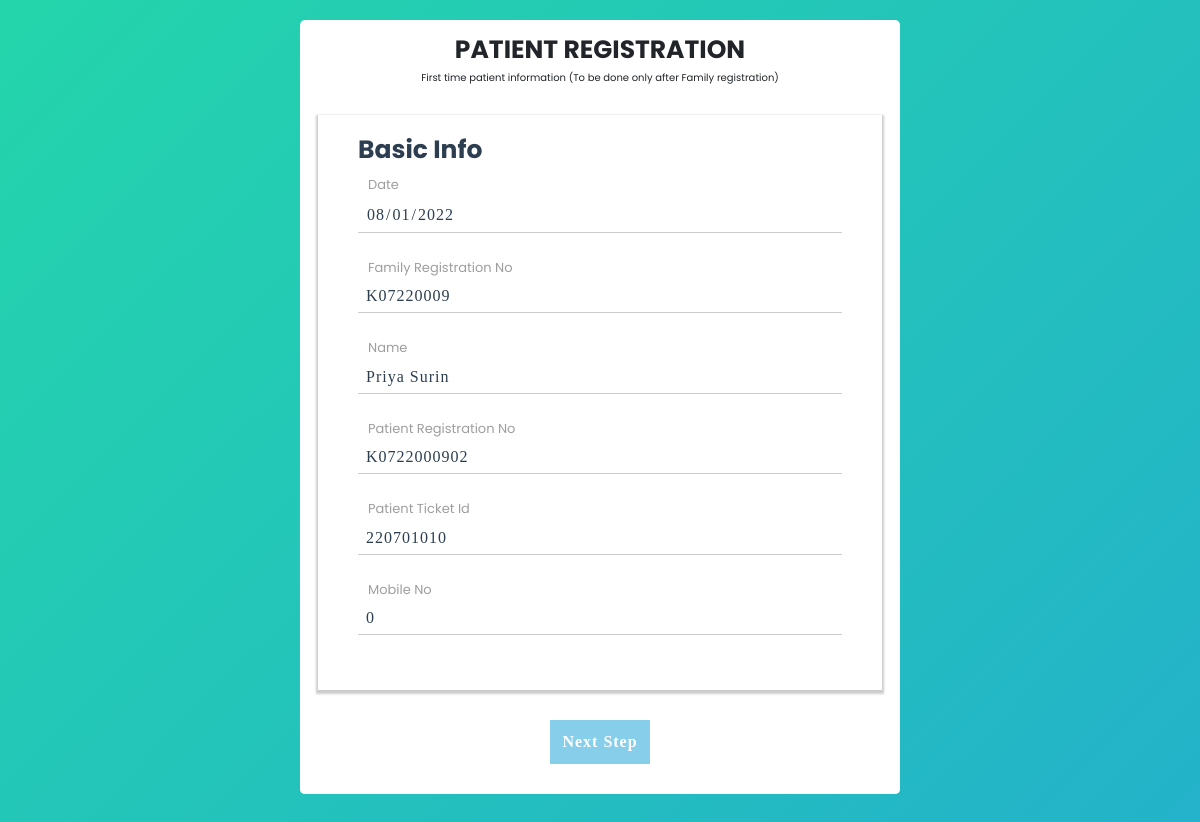
The app's page /details_pat.php?x=K0722000902 with its own data.
### tables this page shows
CREATE TABLE `patient_registration` (
  `ID` int(100) NOT NULL,
  `Date_of_Enrollment` date NOT NULL,
  `name` varchar(50) NOT NULL,
  `per_reg` varchar(100) NOT NULL,
  `pat_ticket_id` varchar(50) NOT NULL,
  `rel_cwe` varchar(50) NOT NULL,
  `gender` varchar(50) NOT NULL,
  `dob` date NOT NULL,
  `edu` varchar(50) NOT NULL,
  `prof` varchar(50) NOT NULL,
  `mar_stat` varchar(50) NOT NULL,
  `height` varchar(50) NOT NULL,
  `weight` varchar(50) NOT NULL,
  `temp` varchar(50) NOT NULL,
  `pulse` varchar(50) NOT NULL,
  `s_bp` varchar(50) NOT NULL,
  `d_bp` varchar(50) NOT NULL,
  `spo2` varchar(50) NOT NULL,
  `diab` varchar(50) NOT NULL,
  `asthma` varchar(50) NOT NULL,
  `smoke` varchar(50) NOT NULL,
  `drink` varchar(50) NOT NULL,
  `f_ill` varchar(50) NOT NULL,
  `Other` varchar(100) NOT NULL,
  `pm_his` varchar(50) NOT NULL,
  `Other_pm` varchar(100) NOT NULL,
  `ad_hos` varchar(50) NOT NULL,
  `pat_con` varchar(50) NOT NULL,
  `accident` varchar(50) NOT NULL,
  `med` varchar(50) NOT NULL,
  `ch_no` varchar(50) NOT NULL,
  `del_no` varchar(50) NOT NULL,
  `delivery` varchar(50) NOT NULL,
  `others` varchar(50) NOT NULL,
  `Family_Registration_No` varchar(50) NOT NULL,
  `mob_no` bigint(10) NOT NULL
);

### details_pat.php (the view, shortened to what this page needs)
<?php
    $conn = mysqli_connect("localhost", "arp7029", "790Aa@790", "doc_patient");
    extract($_REQUEST);
    $query = "SELECT * FROM `patient_registration` where `per_reg` = '$x'";
    $result = mysqli_query($conn, $query);
    $fetch = mysqli_fetch_row($result);
?>
<!DOCTYPE html>
<html lang="en">
<head>
    <link rel="stylesheet" href="https://stackpath.bootstrapcdn.com/bootstrap/4.3.1/css/bootstrap.min.css">
    <link rel="stylesheet" href="https://cdnjs.cloudflare.com/ajax/libs/font-awesome/4.0.3/css/font-awesome.css">
    <link rel="stylesheet" href="style1.css">
</head>
<body>
    <div class="container-fluid" id="grad1">
        <div class="row justify-content-center mt-0">
            <div class="col-11 col-sm-9 col-md-7 col-lg-6 text-center p-0 mt-3 mb-2">
                <div class="card px-0 pt-4 pb-0 mt-3 mb-3">
                    <h1><strong>PATIENT REGISTRATION</strong></h1>
                    <p>First time patient information (To be done only after Family registration)</p>
                    <div class="row">
                        <div class="col-md-12 mx-0">
                            <form id="msform" action="total_pat.php" method="post">
                                <fieldset>
                                    <div class="form-card">
                                        <h2 class="fs-title">Basic Info</h2>
                                        <label style="padding-left:10px;" for="Date">Date</label><br>
                                        <input type="date" name="Date_of_Enrollment" id="date" placeholder="Date of Registration" readonly="readonly" />
                                        <label style="padding-left:10px;" for="Family Registration No">Family Registration No</label><br>
                                        <input type="text" name="Family_Registration_No" placeholder="Family Registration No" value="<?php echo $fetch[34]; ?>" readonly="readonly" />
                                        <label style="padding-left:10px;" for="Name">Name</label><br>
                                        <input type="text" name="name" placeholder="Name" value="<?php echo $fetch[2] ?>" readonly="readonly" />
                                        <label style="padding-left:10px;" for="Patient Registration No">Patient Registration No</label><br>
                                        <input type="text" name="per_reg" id="reg_no" value="<?php echo $fetch[3] ?>" placeholder="Personal Registration No" readonly="readonly" />
                                        <label style="padding-left:10px;" for="Patient Ticket Id">Patient Ticket Id</label><br>
                                        <input type="text" name="pat_ticket_id" id="pat_ticket_id" value="<?php echo $fetch[4] ?>" placeholder="Patient Ticket Id" readonly="readonly" />
                                        <label style="padding-left:10px;" for="Mobile No">Mobile No</label><br>
                                        <input type="text" name="mob_no" id="mob_no" value = "<?php echo $fetch[35]; ?>"  placeholder="Personal Mobile No" required/>
                                    </div>
                                    <input type="button" name="next" class="next action-button" value="Next Step" />
                                </fieldset>
                            </form>
                        </div>
                    </div>
                </div>
            </div>
        </div>
    </div>
</body>
</html>

### style1.css (style rules this page uses)
* { margin: 0; padding: 0; box-sizing: border-box; font-family: "Poppins" , sans-serif; }
html { font-size: 62.5%; }
#grad1 { background-size: cover; }
#msform { text-align: center; position: relative; margin-top: 2rem; }
label { font-size: 1.3rem; }
#msform fieldset .form-card { background: white; border: 0 none; border-radius: 0px; box-shadow: 0 .2rem .2rem .2rem rgba(0, 0, 0, 0.2); padding: 2rem 4rem 3rem 4rem; box-sizing: border-box; width: 94%; margin: 0 3% 2rem 3%; position: relative; }
#msform fieldset { background: white; border: 0 none; border-radius: 0.5rem; box-sizing: border-box; width: 100%; margin: 0; padding-bottom: 2rem; position: relative; }
#msform fieldset .form-card { text-align: left; color: #9E9E9E; }
#msform input, #msform textarea { padding: 0px .8rem .4rem .8rem; border: none; border-bottom: .1rem solid #ccc; border-radius: 0rem; margin-bottom: 2.5rem; margin-top: .2rem; width: 100%; box-sizing: border-box; font-family: montserrat; color: #2C3E50; font-size: 1.6rem; letter-spacing: .1rem; }
#msform .action-button { width: 10rem; background: skyblue; font-weight: bold; color: white; border: 0 none; border-radius: 0px; cursor: pointer; padding: 1rem .5rem; margin: 1rem .5rem; }
.card { z-index: 0; border: none; border-radius: 0.5rem; position: relative; }
.fs-title { font-size: 2.5rem; color: #2C3E50; margin-bottom: 1rem; font-weight: bold; text-align: left; }

### details_pat.php (style rules this page uses)
body { background: linear-gradient(-45deg, #ee7752, #e73c7e, #23a6d5, #23d5ab); background-size: 400% 400%; animation: gradient 8s ease infinite; height: 85rem; }

### records on screen
patient_registration: Family_Registration_No "K07220009", name "Priya Surin", per_reg "K0722000902", pat_ticket_id "220701010", mob_no "0"
